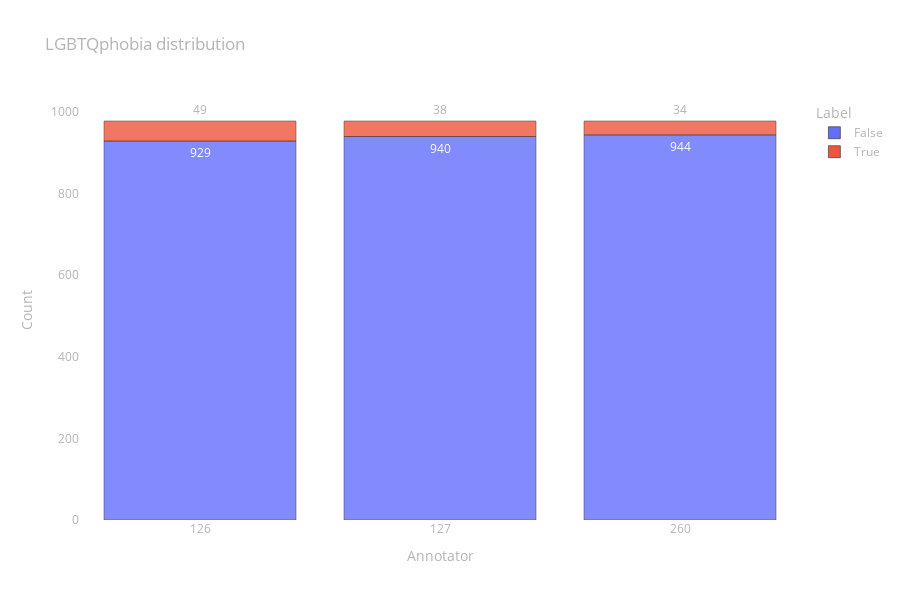

Here is the notebook cell this chart was saved with:
### Code cell
fig = px.bar(
    data_frame=prepare_data_to_px(lgbtqphobia),
    x="Annotator", y="Count", color="Label", opacity=0.8,
    height=600, text="Count", title="LGBTQphobia distribution")

fig.update_layout(layout)

fig.show()

### Figure 1 — Plotly figure (JSON) as saved in the notebook; plotly's stock layout.template omitted (floating-point values rounded to 4 significant figures)
{"data": [{"alignmentgroup": "True", "hovertemplate": "Label=False<br>Annotator=%{x}<br>Count=%{text}<extra></extra>", "legendgroup": "False", "marker": {"color": "#636efa", "opacity": 0.8, "pattern": {"shape": ""}}, "name": "False", "offsetgroup": "False", "orientation": "v", "showlegend": true, "text": [929, 940, 944], "textposition": "auto", "type": "bar", "x": [126, 127, 260], "xaxis": "x", "y": [929, 940, 944], "yaxis": "y"}, {"alignmentgroup": "True", "hovertemplate": "Label=True<br>Annotator=%{x}<br>Count=%{text}<extra></extra>", "legendgroup": "True", "marker": {"color": "#EF553B", "opacity": 0.8, "pattern": {"shape": ""}}, "name": "True", "offsetgroup": "True", "orientation": "v", "showlegend": true, "text": [49, 38, 34], "textposition": "auto", "type": "bar", "x": [126, 127, 260], "xaxis": "x", "y": [49, 38, 34], "yaxis": "y"}], "layout": {"barmode": "relative", "font": {"color": "rgb(180,180,180)"}, "height": 600, "legend": {"title": {"text": "Label"}, "tracegroupgap": 0}, "paper_bgcolor": "rgba(0,0,0,0)", "plot_bgcolor": "rgba(0,0,0,0)", "title": {"text": "LGBTQphobia distribution"}, "xaxis": {"anchor": "y", "domain": [0, 1], "showgrid": false, "title": {"text": "Annotator"}, "type": "category", "zeroline": false}, "yaxis": {"anchor": "x", "domain": [0, 1], "showgrid": false, "title": {"text": "Count"}, "zeroline": false}}}
